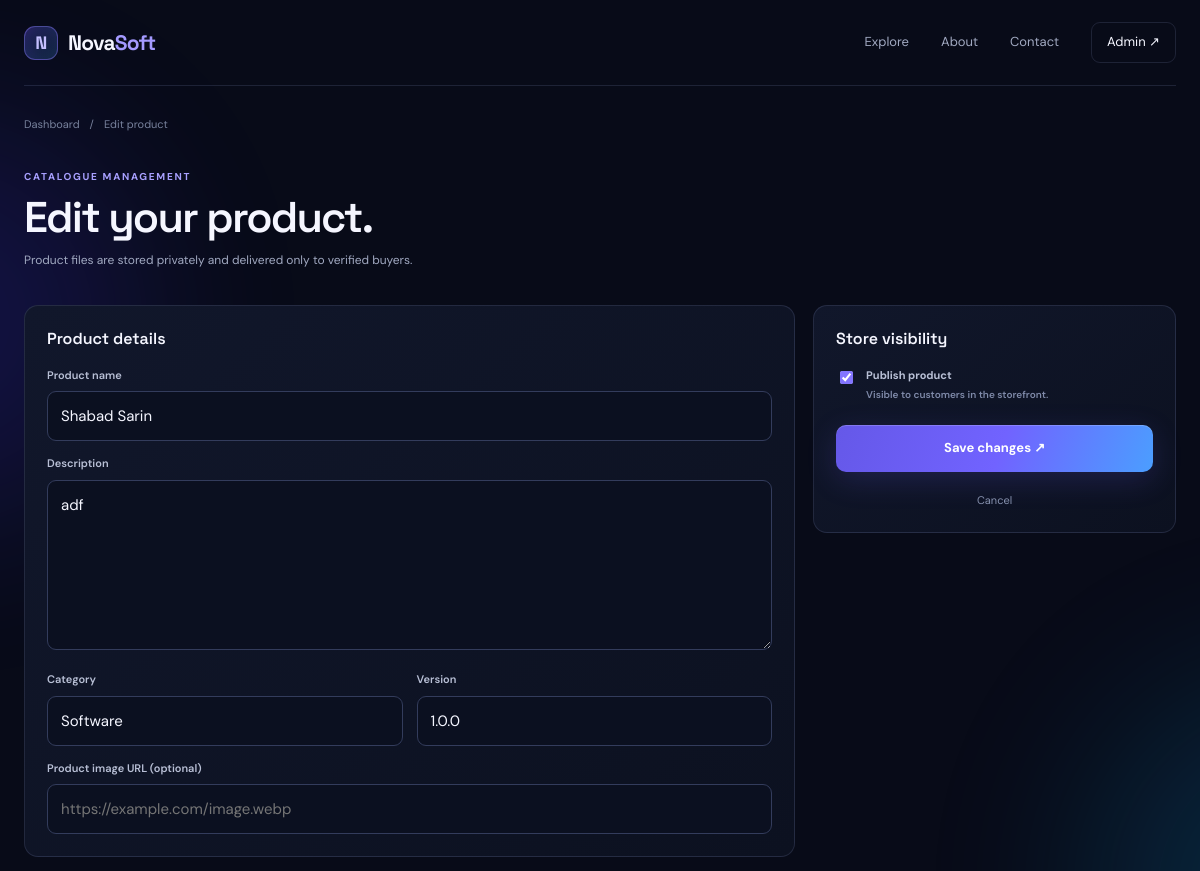
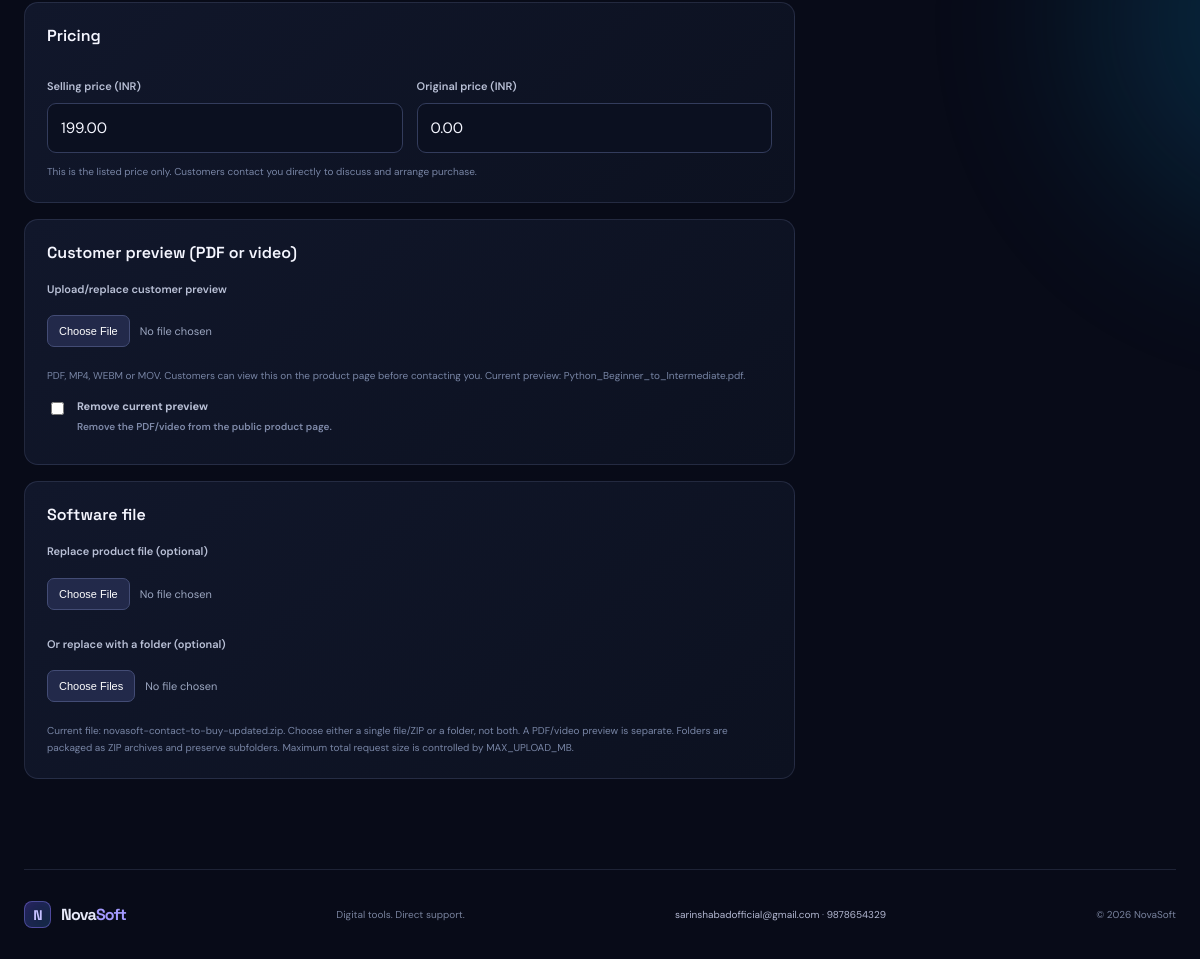
The app's page /admin/products/1/edit (signed in) with its own data (2 pictures, top to bottom).
### app.py (models this page shows)
class Product(db.Model):
    id = db.Column(db.Integer, primary_key=True)
    name = db.Column(db.String(160), nullable=False)
    slug = db.Column(db.String(190), unique=True, nullable=False, index=True)
    description = db.Column(db.Text, nullable=False, default="")
    category = db.Column(db.String(80), nullable=False, default="Software")
    version = db.Column(db.String(40), nullable=False, default="1.0.0")
    price_paise = db.Column(db.Integer, nullable=False, default=0)
    compare_price_paise = db.Column(db.Integer, nullable=False, default=0)
    file_key = db.Column(db.String(255), nullable=False)
    original_filename = db.Column(db.String(255), nullable=False)
    image_url = db.Column(db.String(500), nullable=False, default="")
    published = db.Column(db.Boolean, nullable=False, default=True)
    preview_key = db.Column(db.String(255), nullable=False, default="")
    preview_filename = db.Column(db.String(255), nullable=False, default="")
    preview_type = db.Column(db.String(20), nullable=False, default="")
    created_at = db.Column(db.DateTime(timezone=True), nullable=False, default=utcnow)

class StoreSetting(db.Model):
    key = db.Column(db.String(80), primary_key=True)
    value = db.Column(db.String(500), nullable=False, default="")

### app.py (the view, shortened to what this page needs)
@app.route("/admin/products/<int:product_id>/edit", methods=["GET", "POST"])
@admin_required
def product_edit(product_id):
    product = Product.query.get_or_404(product_id)
    return render_template("product_form.html", product=product)

### app.py (called while the page is built, shortened)
def setting(key, fallback=""):
    row = db.session.get(StoreSetting, key)
    return row.value if row else fallback

def admin_required(fn):
    @wraps(fn)
    def wrapper(*args, **kwargs):
        if not session.get("is_admin"):
            return redirect(url_for("admin_login", next=request.path))
        return fn(*args, **kwargs)
    return wrapper

def csrf_token():
    token = session.get("_csrf")
    if not token:
        token = secrets.token_urlsafe(32)
        session["_csrf"] = token
    return token

@app.context_processor
def inject_globals():
    return {
        "csrf_token": csrf_token,
        "store_name": os.getenv("STORE_NAME", "NovaSoft"),
        "contact_email": setting("contact_email", os.getenv("CONTACT_EMAIL", "sarinshabadofficial@gmail.com")).strip(),
        "contact_phone": setting("contact_phone", os.getenv("CONTACT_PHONE", "9878654329")).strip(),
    }

@app.before_request
def protect_posts():
    if request.method == "POST":
        submitted = request.form.get("_csrf") or request.headers.get("X-CSRF-Token")
        expected = session.get("_csrf", "")
        if not submitted or not expected or not hmac.compare_digest(submitted, expected):
            abort(400, description="Invalid or missing CSRF token. Refresh the page and try again.")

@app.before_request
def throttle_sensitive_routes():
    if request.method != "POST" or request.endpoint not in _RATE_LIMIT_RULES:
        return None

### templates/product_form.html (shortened to what this page needs)
{% extends "base.html" %}
{% block content %}
<section class="form-page"><div class="breadcrumbs"><a href="{{ url_for('admin_dashboard') }}">Dashboard</a><span>/</span><span>{{ 'Edit product' if product else 'Add product' }}</span></div>
<div class="form-heading"><div class="eyebrow">CATALOGUE MANAGEMENT</div><h1>{{ 'Edit your product.' if product else 'Launch something great.' }}</h1><p>Product files are stored privately and delivered only to verified buyers.</p></div>
<form method="post" enctype="multipart/form-data" class="product-editor">
<div class="editor-main">
<div class="editor-panel"><h3>Product details</h3>
<label for="name">Product name</label><input id="name" name="name" maxlength="160" required value="{{ product.name if product else '' }}" placeholder="e.g. Nova Code Toolkit">
<label for="description">Description</label><textarea id="description" name="description" rows="6" required placeholder="What does this product do?">{{ product.description if product else '' }}</textarea>
<div class="field-row"><div><label for="category">Category</label><input id="category" name="category" maxlength="80" value="{{ product.category if product else 'Software' }}"></div><div><label for="version">Version</label><input id="version" name="version" maxlength="40" value="{{ product.version if product else '1.0.0' }}"></div></div>
<label for="image_url">Product image URL (optional)</label><input id="image_url" name="image_url" type="url" maxlength="500" value="{{ product.image_url if product else '' }}" placeholder="https://example.com/image.webp">
</div>
<div class="editor-panel"><h3>Pricing</h3><div class="field-row"><div><label for="price">Selling price (INR)</label><input id="price" name="price" type="number" min="0" step="0.01" required value="{{ '%.2f'|format(product.price_paise / 100) if product else '199.00' }}"></div><div><label for="compare_price">Original price (INR)</label><input id="compare_price" name="compare_price" type="number" min="0" step="0.01" value="{{ '%.2f'|format(product.compare_price_paise / 100) if product else '' }}" placeholder="Optional"></div></div><p class="helper-text">This is the listed price only. Customers contact you directly to discuss and arrange purchase.</p></div>
<div class="editor-panel"><h3>Customer preview (PDF or video)</h3>
<label for="preview_file">Upload/replace customer preview</label><input id="preview_file" name="preview_file" type="file" accept=".pdf,.mp4,.webm,.mov"><p class="helper-text">PDF, MP4, WEBM or MOV. Customers can view this on the product page before contacting you. Current preview: {{ product.preview_filename if product and product.preview_filename else 'None' }}.</p>{% if product and product.preview_key %}<label class="toggle-row"><input type="checkbox" name="remove_preview"><span><b>Remove current preview</b><small>Remove the PDF/video from the public product page.</small></span></label>{% endif %}</div>
<div class="editor-panel"><h3>Software file</h3>
<label for="file">{{ 'Replace product file (optional)' if product else 'Choose software file or ZIP archive (optional with preview)' }}</label>
<input id="file" name="file" type="file" accept=".zip,.7z,.rar,.pdf,.exe,.msi,.msix,.appx,.whl,.py,.txt,.md,.png,.jpg,.jpeg,.webp,.mp4,.mp3,.tar,.gz,.json,.csv,.docx,.xlsx,.pptx">
<label for="folder_files" style="margin-top:1rem">{{ 'Or replace with a folder (optional)' if product else 'Or choose a folder to package as ZIP' }}</label>
<input id="folder_files" name="folder_files" type="file" webkitdirectory directory multiple>
<p class="helper-text">Current file: {{ product.original_filename if product else 'No file selected' }}. Choose either a single file/ZIP or a folder, not both. A PDF/video preview is separate. Folders are packaged as ZIP archives and preserve subfolders. Maximum total request size is controlled by MAX_UPLOAD_MB.</p>
</div>
</div>
<aside class="editor-side"><div class="editor-panel publish-panel"><h3>Store visibility</h3><label class="toggle-row"><input type="checkbox" name="published" {% if not product or product.published %}checked{% endif %}><span><b>Publish product</b><small>Visible to customers in the storefront.</small></span></label><button class="btn btn-primary btn-wide" type="submit">{{ 'Save changes' if product else 'Create product' }} ↗</button><a class="back-link" href="{{ url_for('admin_dashboard') }}">Cancel</a></div></aside>
</form></section>
{% endblock %}

### templates/base.html (shortened to what this page needs)
<!doctype html>
<html lang="en">
<head>
  <link rel="stylesheet" href="{{ url_for('static', filename='css/style.css') }}">
</head>
<body>
  <div class="ambient ambient-one"></div><div class="ambient ambient-two"></div>
  <header class="nav wrap">
    <a class="brand" href="{{ url_for('home') }}"><span class="brand-mark">N</span><span>Nova<span class="brand-accent">Soft</span></span></a>
    <nav><a href="{{ url_for('home') }}#products">Explore</a><a href="{{ url_for('home') }}#about">About</a><a href="mailto:{{ contact_email }}">Contact</a><a class="nav-admin" href="{{ url_for('admin_dashboard') if session.get('is_admin') else url_for('admin_login') }}">Admin ↗</a></nav>
  </header>
  <main class="wrap">
    {% block content %}{% endblock %}
  </main>
  <footer class="footer wrap"><a class="brand small-brand" href="{{ url_for('home') }}"><span class="brand-mark">N</span><span>Nova<span class="brand-accent">Soft</span></span></a><span>Digital tools. Direct support.</span><span class="footer-contact"><a href="mailto:{{ contact_email }}">{{ contact_email }}</a> · <a href="tel:{{ contact_phone|replace(' ', '')|replace('-', '') }}">{{ contact_phone }}</a></span><span>© {{ 2026 }} NovaSoft</span></footer>
</body>
</html>

### records on screen
Product: name "Shabad Sarin", description "adf", category "Software", version "1.0.0", price "199.00", compare_price "0.00", preview_filename "Python_Beginner_to_Intermediate.pdf", original_filename "novasoft-contact-to-buy-updated.zip", published "☑"
StoreSetting: value "sarinshabadofficial@gmail.com"
StoreSetting: value "9878654329"

### other values on screen
{{ 'Edit product' if product else 'Add product' }} "Edit product"
{{ 'Edit your product.' if product else 'Launch something great.' }} "Edit your product."
{{ 'Save changes' if product else 'Create product' }} "Save changes"
{{ 2026 }} "2026"
